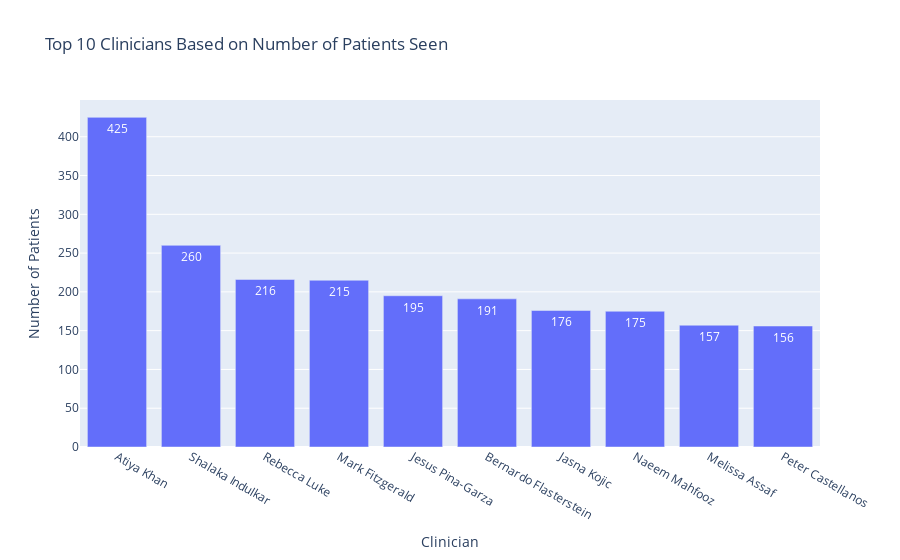

Notebook source saved alongside this figure:
### Markdown cell above
# Clinician related distributions

### Code cell
import plotly.express as px
import pandas as pd

# Creating a DataFrame from the given data
data = {
    'Clinician': ['Atiya Khan', 'Shalaka Indulkar', 'Rebecca Luke', 'Mark Fitzgerald', 
                  'Jesus Pina-Garza', 'Bernardo Flasterstein', 'Jasna Kojic', 'Naeem Mahfooz', 
                  'Melissa Assaf', 'Peter Castellanos'],
    'Patients': [425, 260, 216, 215, 195, 191, 176, 175, 157, 156]
}

df = pd.DataFrame(data)

# Sorting the DataFrame based on the number of patients
df = df.sort_values(by='Patients', ascending=False)

# Creating the bar chart
fig = px.bar(df, x='Clinician', y='Patients', title='Top 10 Clinicians Based on Number of Patients Seen',
             labels={'Patients': 'Number of Patients'}, text='Patients')

# Showing the plot
fig.show()

### Figure 1 — Plotly figure (JSON) as saved in the notebook; plotly's stock layout.template omitted (floating-point values rounded to 4 significant figures)
{"data": [{"alignmentgroup": "True", "hovertemplate": "Clinician=%{x}<br>Number of Patients=%{text}<extra></extra>", "legendgroup": "", "marker": {"color": "#636efa", "pattern": {"shape": ""}}, "name": "", "offsetgroup": "", "orientation": "v", "showlegend": false, "text": [425, 260, 216, 215, 195, 191, 176, 175, 157, 156], "textposition": "auto", "type": "bar", "x": ["Atiya Khan", "Shalaka Indulkar", "Rebecca Luke", "Mark Fitzgerald", "Jesus Pina-Garza", "Bernardo Flasterstein", "Jasna Kojic", "Naeem Mahfooz", "Melissa Assaf", "Peter Castellanos"], "xaxis": "x", "y": [425, 260, 216, 215, 195, 191, 176, 175, 157, 156], "yaxis": "y"}], "layout": {"barmode": "relative", "legend": {"tracegroupgap": 0}, "title": {"text": "Top 10 Clinicians Based on Number of Patients Seen"}, "xaxis": {"anchor": "y", "domain": [0, 1], "title": {"text": "Clinician"}}, "yaxis": {"anchor": "x", "domain": [0, 1], "title": {"text": "Number of Patients"}}}}
